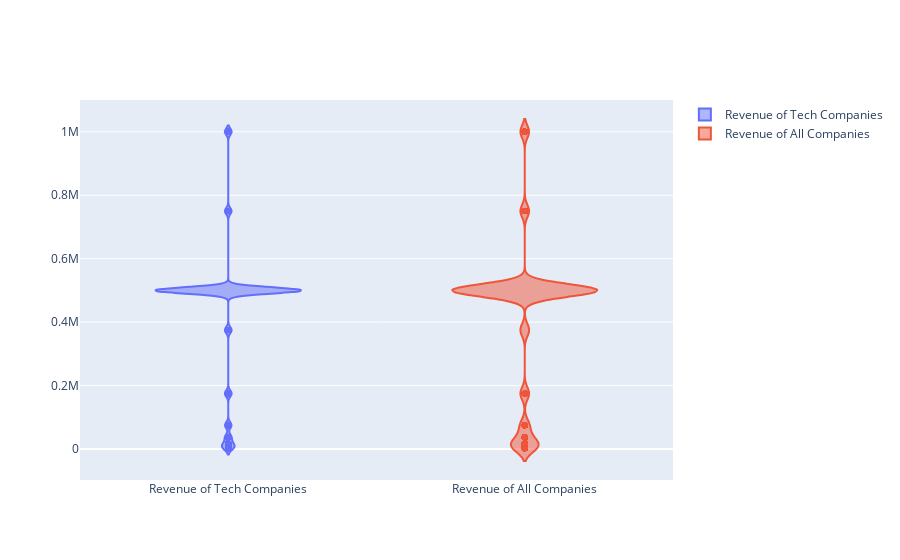

This figure's notebook cell:
### Code cell
#developing Violin Diagrams to show distribution of values of Revenue of just Tech Companies vs. All Companies
fig=go.Figure()
fig.add_trace(go.Violin(y=company_df['Revenue'], name='Revenue of Tech Companies',meanline_visible=True))
fig.add_trace(go.Violin(y=acompany_df['Revenue'],name='Revenue of All Companies',meanline_visible=True))
fig.show()

### Figure 1 — Plotly figure (JSON) as saved in the notebook; plotly's stock layout.template omitted (floating-point values rounded to 4 significant figures; data arrays with more than 128 entries replaced by an {"elided": "..."} marker saying what was removed)
{"data": [{"meanline": {"visible": true}, "name": "Revenue of Tech Companies", "type": "violin", "y": {"elided": "28422 int values"}}, {"meanline": {"visible": true}, "name": "Revenue of All Companies", "type": "violin", "y": {"elided": "2793 int values"}}], "layout": {}}
